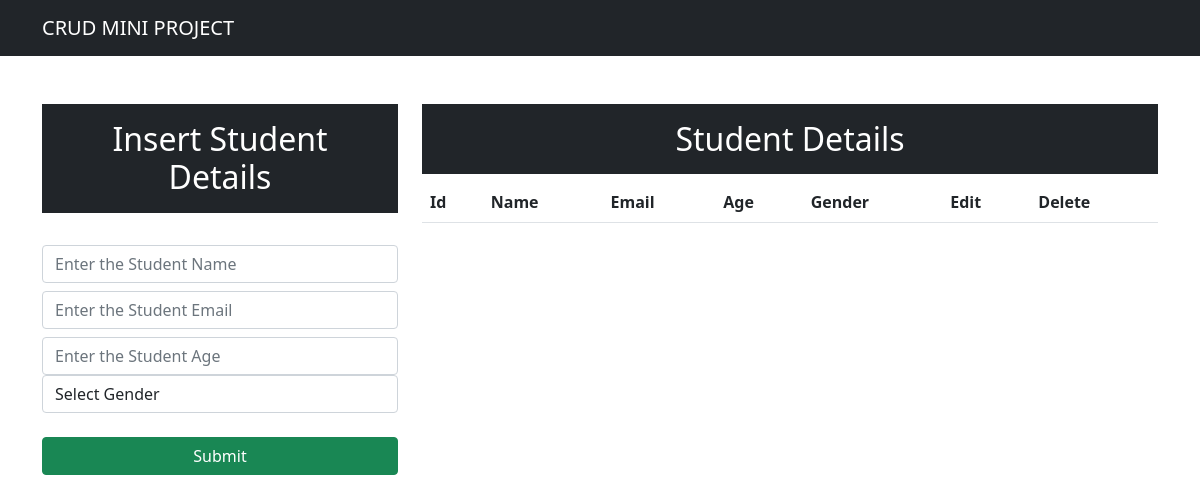
Before: / with the older database file.
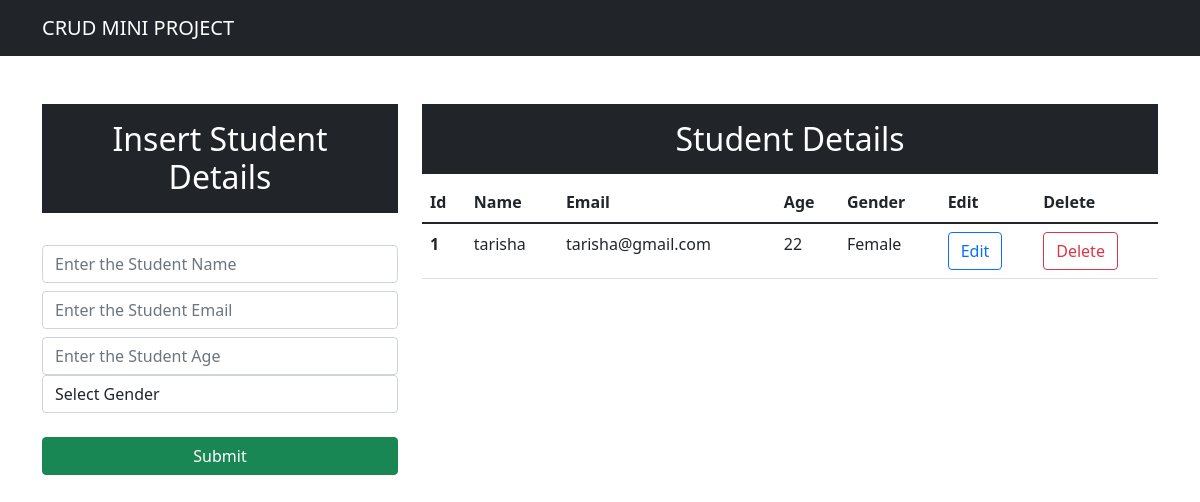
After: the same page with the newer database file.
### app/models.py (models this page shows)
class Student(models.Model):
    name=models.CharField(max_length=25,blank=False,null=False)
    email=models.EmailField()
    age=models.IntegerField()
    gender=models.CharField(max_length=25,blank=False,null=False)
    def __str__(self) :
        return self.name

### app/views.py (the view)
# urls.py: path('',views.index,name="index"),
def index(request):
    data=Student.objects.all()
    print(data)
    context={"data":data}
    return render(request,"index.html",context)

### templates/index.html (shortened to what this page needs)
<!DOCTYPE html>
<html lang="en">
  <head>
    <link
      href="https://cdn.jsdelivr.net/npm/bootstrap@5.1.3/dist/css/bootstrap.min.css"
      rel="stylesheet"
    />
  </head>
  <body>
    <nav class="navbar navbar-expand-lg navbar-dark bg-dark">
      <div class="container-md text-center">
        <a class="navbar-brand" href="/">CRUD MINI PROJECT</a>
      </div>
    </nav>
    <div class="container mt-5">
      <div class="row">
        <div class="col-md-4">
          <h2 class="text-white bg-dark text-center p-3">
            Insert Student Details
          </h2>
          <br />
          <form action="/insert" method="post"> {% csrf_token %}
            <div class="form-group">
              <input
                type="text"
                class="form-control"
                placeholder="Enter the Student Name"
                name="name"
                required
              />
            </div>
            <div class="form-group">
              <input
                type="email"
                class="form-control mt-2"
                placeholder="Enter the Student Email"
                name="email"
                required
              />
            </div>
            <div class="form-group">
              <input
                type="number"
                class="form-control mt-2"
                placeholder="Enter the Student Age"
                name="age"
                required
              />
              <div class="form-group">
                <select id="gender" class="form-control" name="gender" required>
                  <option selected>Select Gender</option>
                </select>
              </div>
            </div>
            <br />
            <div class="d-grid gap-2">
              <button class="btn btn-success" type="submit">Submit</button>
            </div>
          </form>
        </div>
        <div class="col-md-8">
        <h2 class="text-center text-white bg-dark p-3">Student Details</h2>
        <table class="table">
  <thead>
    <tr>
      <th scope="col">Id</th>
      <th scope="col">Name</th>
      <th scope="col">Email</th>
      <th scope="col">Age</th>
      <th scope="col">Gender</th>
      <th scope="col">Edit</th>
      <th scope="col">Delete</th>
    </tr>
  </thead>
  <tbody>
  {% for d in data %}
    <tr>
      <th scope="row">{{d.id}}</th>
      <td>{{d.name}}</td>
      <td>{{d.email}}</td>
      <td>{{d.age}}</td>
      <td>{{d.gender}}</td>
      <td><a type="button" href="/update/{{d.id}}" class="btn btn-outline-primary">Edit</a></td>
      <td><a type="button" href="/delete/{{d.id}}" class="btn btn-outline-danger">Delete</a></td>
    </tr>
{% endfor %}
  </tbody>
</table>
        </div>
      </div>
    </div>
  </body>
</html>

Changed rows visible on the page:
added Student: id "1", name "tarisha", email "tarisha@gmail.com", age "22", gender "Female"
